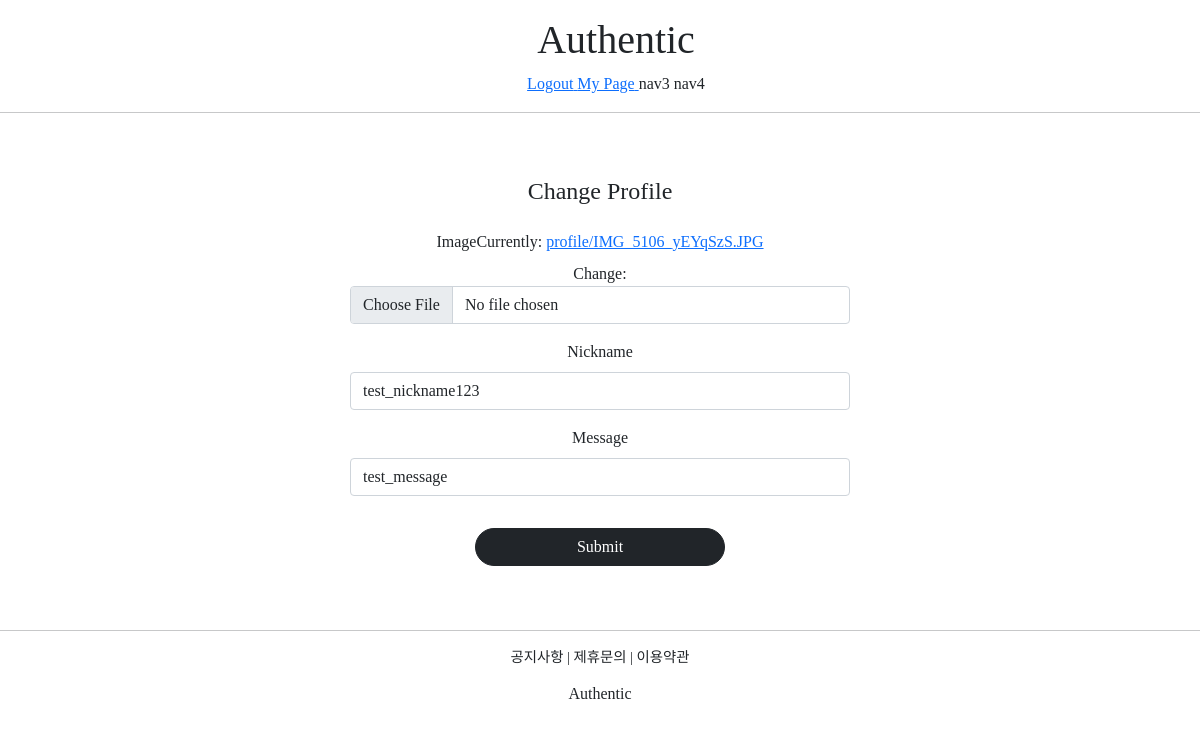
The page /profiles/update/1 (signed in) on the database as committed earlier.
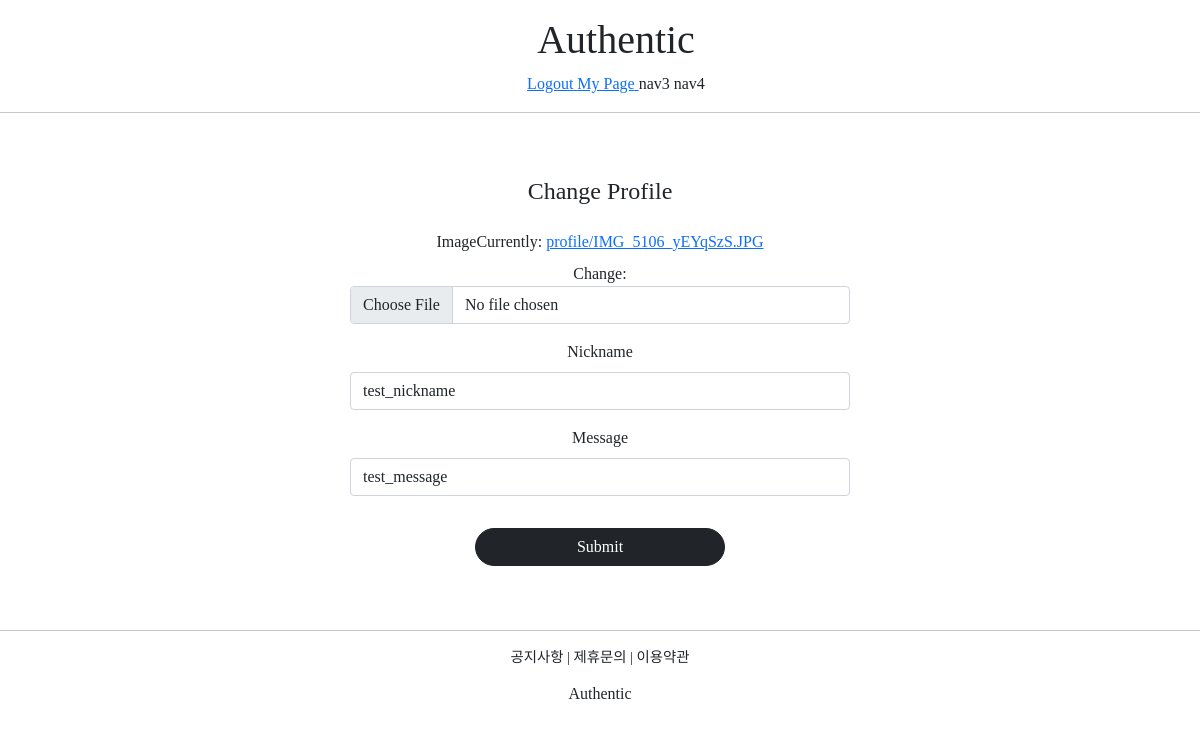
The same page on the database as committed later.
### profileapp/models.py (models this page shows)
class Profile(models.Model):
    user = models.OneToOneField(User, on_delete=models.CASCADE, related_name='profile')
    image = models.ImageField(upload_to='profile/', null=True)
    nickname = models.CharField(max_length=20, unique=True, null=True)
    message = models.CharField(max_length=100, null=True)

### profileapp/views.py (the view, shortened to what this page needs)
# urls.py: path('update/<int:pk>', ProfileUpdateView.as_view(), name='update'),
@method_decorator(profile_ownership_required, 'get')
@method_decorator(profile_ownership_required, 'post')
class ProfileUpdateView(UpdateView):
    model = Profile
    context_object_name = 'target_profile'
    form_class = ProfileCreationForm
    success_url = reverse_lazy('accountapp:hello_world')
    template_name = 'profileapp/update.html'

### profileapp/forms.py
class ProfileCreationForm(ModelForm):
    class Meta:
        model = Profile
        fields = ['image', 'nickname', 'message']

### profileapp/templates/profileapp/update.html (shortened to what this page needs)
{% extends 'base.html' %}
{% load bootstrap4 %}
{% block content %}
<div style="max-width: 500px; text-align: center; margin: 4rem auto;">
    <div class="mb-4">
        <h4>Change Profile</h4>
    </div>
    <form action="{% url 'profileapp:update' pk=target_profile.pk %}" method="post" enctype="multipart/form-data">
        {% bootstrap_form form %}
        <input type="submit" class="btn btn-dark rounded-pill col-6 mt-3"/>
    </form>
</div>
{% endblock %}

### templates/base.html
<!DOCTYPE html>
<html lang="en">
{% include 'head.html' %}
<body style="font-family: 'NotoSansR';">
    {% include 'header.html' %}
    <hr>
    {% block content %}
    {% endblock %}
    <hr>
    {% include 'footer.html' %}
</body>
</html>

### templates/head.html (shortened to what this page needs)
{% load static %}
<head>
  <link href="https://cdn.jsdelivr.net/npm/bootstrap@5.1.3/dist/css/bootstrap.min.css" rel="stylesheet">
  <link rel="stylesheet" type="text/css" href="{% static 'base.css' %}" />
</head>

### templates/header.html
<div class="header_container">
    <h1 class="header_logo">
        Authentic
    </h1>
    <div>
        {% if not user.is_authenticated %}
        <a href="{% url 'accountapp:login' %}?next={{ request.path }}">
            <span>Login</span>
        </a>
        <a href="{% url 'accountapp:create' %}?next={{ request.path }}">
            <span>Sign Up</span>
        </a>
        {% else %}
        <a href="{% url 'accountapp:logout' %}?next={{ request.path }}">
            <span>Logout</span>
        </a>
        <a href="{% url 'accountapp:detail' pk=user.pk %}">
            <span>My Page</span>
        </a>
        {% endif %}
        <span>nav3</span>
        <span>nav4</span>
    </div>
</div>

### templates/footer.html
<div class="footer_container">
    <div class="footer_menu">
        <span>공지사항</span> |
        <span>제휴문의</span> |
        <span>이용약관</span>
    </div>
    <div>
        <h6 class="footer_logo">
            Authentic
        </h6>
    </div>
</div>

### static/base.css (style rules this page uses)
.header_container { width: 100%; text-align: center; margin: 1rem 1rem; }
.header_logo { font-family: 'Cinzel', serif; }
.footer_container { width: 100%; text-align: center; margin-top: 1rem; }
.footer_menu { font-size: 0.9rem }
.footer_logo { font-family: 'Cinzel', serif; margin-top: 1rem; }

Rows that differ between the two databases and show on the page:
changed Profile "test_message": nickname "test_nickname123" → "test_nickname"
